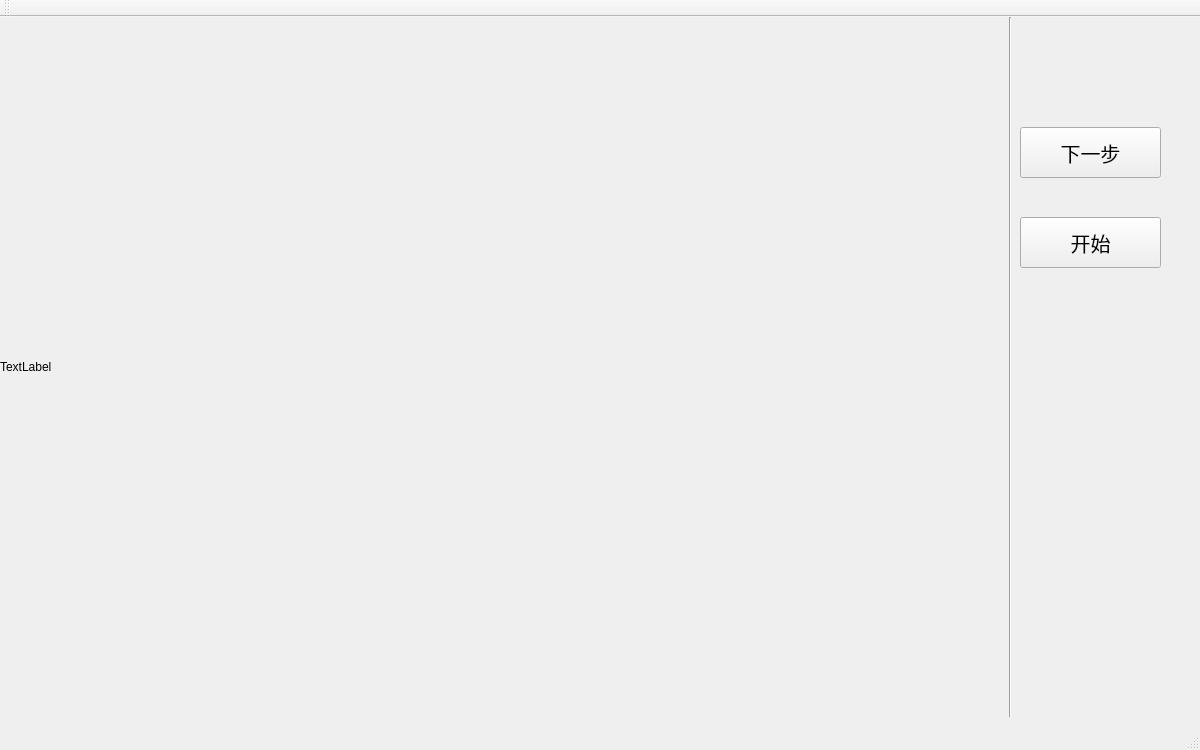
<?xml version="1.0" encoding="UTF-8"?>
<ui version="4.0">
 <class>MainWindow</class>
 <widget class="QMainWindow" name="MainWindow">
  <property name="enabled">
   <bool>true</bool>
  </property>
  <property name="geometry">
   <rect>
    <x>0</x>
    <y>0</y>
    <width>1200</width>
    <height>750</height>
   </rect>
  </property>
  <property name="windowTitle">
   <string>MainWindow</string>
  </property>
  <widget class="QWidget" name="centralWidget">
   <widget class="PaintLabel" name="paintlabel">
    <property name="geometry">
     <rect>
      <x>0</x>
      <y>0</y>
      <width>1000</width>
      <height>700</height>
     </rect>
    </property>
    <property name="text">
     <string>TextLabel</string>
    </property>
   </widget>
   <widget class="Line" name="line">
    <property name="geometry">
     <rect>
      <x>1000</x>
      <y>0</y>
      <width>20</width>
      <height>700</height>
     </rect>
    </property>
    <property name="orientation">
     <enum>Qt::Vertical</enum>
    </property>
   </widget>
   <widget class="QPushButton" name="nextstep_button">
    <property name="geometry">
     <rect>
      <x>1020</x>
      <y>110</y>
      <width>141</width>
      <height>51</height>
     </rect>
    </property>
    <property name="font">
     <font>
      <family>Hack</family>
      <pointsize>15</pointsize>
     </font>
    </property>
    <property name="text">
     <string>下一步</string>
    </property>
   </widget>
   <widget class="QPushButton" name="start_button">
    <property name="geometry">
     <rect>
      <x>1020</x>
      <y>200</y>
      <width>141</width>
      <height>51</height>
     </rect>
    </property>
    <property name="font">
     <font>
      <family>Hack</family>
      <pointsize>15</pointsize>
     </font>
    </property>
    <property name="text">
     <string>开始</string>
    </property>
   </widget>
  </widget>
  <widget class="QMenuBar" name="menuBar">
   <property name="geometry">
    <rect>
     <x>0</x>
     <y>0</y>
     <width>1200</width>
     <height>26</height>
    </rect>
   </property>
  </widget>
  <widget class="QToolBar" name="mainToolBar">
   <attribute name="toolBarArea">
    <enum>TopToolBarArea</enum>
   </attribute>
   <attribute name="toolBarBreak">
    <bool>false</bool>
   </attribute>
  </widget>
  <widget class="QStatusBar" name="statusBar"/>
 </widget>
 <layoutdefault spacing="6" margin="11"/>
 <customwidgets>
  <customwidget>
   <class>PaintLabel</class>
   <extends>QLabel</extends>
   <header>view_paintlabel.h</header>
  </customwidget>
 </customwidgets>
 <resources/>
 <connections/>
</ui>
